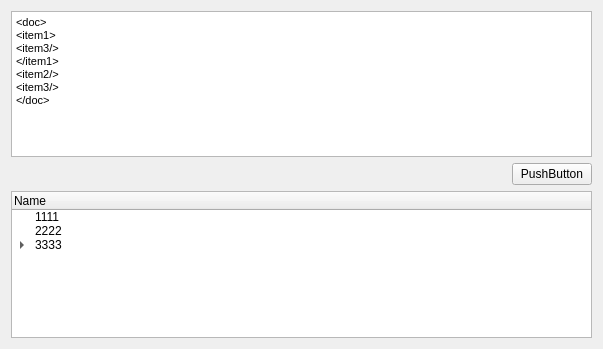
<?xml version="1.0" encoding="UTF-8"?>
<ui version="4.0">
 <class>Widget</class>
 <widget class="QWidget" name="Widget">
  <property name="geometry">
   <rect>
    <x>0</x>
    <y>0</y>
    <width>603</width>
    <height>349</height>
   </rect>
  </property>
  <property name="windowTitle">
   <string>Widget</string>
  </property>
  <layout class="QVBoxLayout" name="verticalLayout">
   <item>
    <widget class="QTextBrowser" name="textBrowser">
     <property name="readOnly">
      <bool>false</bool>
     </property>
     <property name="html">
      <string>&lt;!DOCTYPE HTML PUBLIC &quot;-//W3C//DTD HTML 4.0//EN&quot; &quot;http://www.w3.org/TR/REC-html40/strict.dtd&quot;&gt;
&lt;html&gt;&lt;head&gt;&lt;meta name=&quot;qrichtext&quot; content=&quot;1&quot; /&gt;&lt;style type=&quot;text/css&quot;&gt;
p, li { white-space: pre-wrap; }
&lt;/style&gt;&lt;/head&gt;&lt;body style=&quot; font-family:'Ubuntu'; font-size:11pt; font-weight:400; font-style:normal;&quot;&gt;
&lt;p style=&quot; margin-top:0px; margin-bottom:0px; margin-left:0px; margin-right:0px; -qt-block-indent:0; text-indent:0px;&quot;&gt;&lt;span style=&quot; font-family:'MS Shell Dlg 2'; font-size:8pt;&quot;&gt;&amp;lt;doc&amp;gt;&lt;/span&gt;&lt;/p&gt;
&lt;p style=&quot; margin-top:0px; margin-bottom:0px; margin-left:0px; margin-right:0px; -qt-block-indent:0; text-indent:0px;&quot;&gt;&lt;span style=&quot; font-family:'MS Shell Dlg 2'; font-size:8pt;&quot;&gt;&amp;lt;item1&amp;gt;&lt;/span&gt;&lt;/p&gt;
&lt;p style=&quot; margin-top:0px; margin-bottom:0px; margin-left:0px; margin-right:0px; -qt-block-indent:0; text-indent:0px;&quot;&gt;&lt;span style=&quot; font-family:'MS Shell Dlg 2'; font-size:8pt;&quot;&gt;&amp;lt;item3/&amp;gt;&lt;/span&gt;&lt;/p&gt;
&lt;p style=&quot; margin-top:0px; margin-bottom:0px; margin-left:0px; margin-right:0px; -qt-block-indent:0; text-indent:0px;&quot;&gt;&lt;span style=&quot; font-family:'MS Shell Dlg 2'; font-size:8pt;&quot;&gt;&amp;lt;/item1&amp;gt;&lt;/span&gt;&lt;/p&gt;
&lt;p style=&quot; margin-top:0px; margin-bottom:0px; margin-left:0px; margin-right:0px; -qt-block-indent:0; text-indent:0px;&quot;&gt;&lt;span style=&quot; font-family:'MS Shell Dlg 2'; font-size:8pt;&quot;&gt;&amp;lt;item2/&amp;gt;&lt;/span&gt;&lt;/p&gt;
&lt;p style=&quot; margin-top:0px; margin-bottom:0px; margin-left:0px; margin-right:0px; -qt-block-indent:0; text-indent:0px;&quot;&gt;&lt;span style=&quot; font-family:'MS Shell Dlg 2'; font-size:8pt;&quot;&gt;&amp;lt;item3/&amp;gt;&lt;/span&gt;&lt;/p&gt;
&lt;p style=&quot; margin-top:0px; margin-bottom:0px; margin-left:0px; margin-right:0px; -qt-block-indent:0; text-indent:0px;&quot;&gt;&lt;span style=&quot; font-family:'MS Shell Dlg 2'; font-size:8pt;&quot;&gt;&amp;lt;/doc&amp;gt;&lt;/span&gt;&lt;/p&gt;&lt;/body&gt;&lt;/html&gt;</string>
     </property>
    </widget>
   </item>
   <item>
    <layout class="QHBoxLayout" name="horizontalLayout">
     <item>
      <spacer name="horizontalSpacer">
       <property name="orientation">
        <enum>Qt::Horizontal</enum>
       </property>
       <property name="sizeHint" stdset="0">
        <size>
         <width>40</width>
         <height>20</height>
        </size>
       </property>
      </spacer>
     </item>
     <item>
      <widget class="QPushButton" name="pushButton">
       <property name="text">
        <string>PushButton</string>
       </property>
      </widget>
     </item>
    </layout>
   </item>
   <item>
    <widget class="QTreeWidget" name="treeWidget">
     <column>
      <property name="text">
       <string>Name</string>
      </property>
     </column>
     <item>
      <property name="text">
       <string>1111</string>
      </property>
     </item>
     <item>
      <property name="text">
       <string>2222</string>
      </property>
     </item>
     <item>
      <property name="text">
       <string>3333</string>
      </property>
      <item>
       <property name="text">
        <string>zzzz</string>
       </property>
       <item>
        <property name="text">
         <string>ffff</string>
        </property>
       </item>
      </item>
     </item>
    </widget>
   </item>
  </layout>
 </widget>
 <layoutdefault spacing="6" margin="11"/>
 <resources/>
 <connections/>
</ui>
